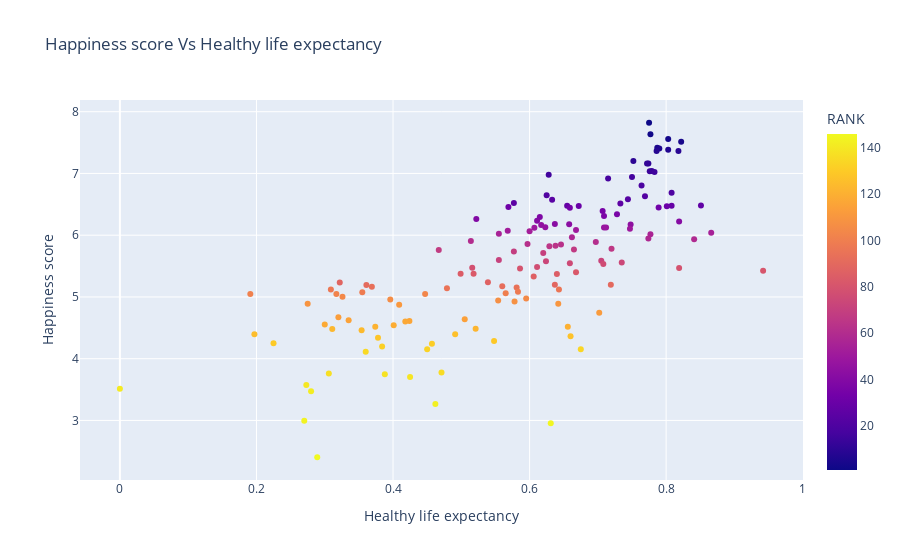

The notebook cell this image was saved under:
### Code cell
plt.figure(figsize=(9,9))
fig=px.scatter(df,x='Healthy life expectancy', y='Happiness score', 
               hover_data=['Country'],color='RANK',
               title='Happiness score Vs Healthy life expectancy')
fig.show()

### Figure 1 — Plotly figure (JSON) as saved in the notebook; plotly's stock layout.template omitted (floating-point values rounded to 4 significant figures; data arrays with more than 128 entries replaced by an {"elided": "..."} marker saying what was removed)
{"data": [{"customdata": {"elided": "146x1 str values"}, "hovertemplate": "Healthy life expectancy=%{x}<br>Happiness score=%{y}<br>Country=%{customdata[0]}<br>RANK=%{marker.color}<extra></extra>", "legendgroup": "", "marker": {"color": {"elided": "146 int values"}, "coloraxis": "coloraxis", "symbol": "circle"}, "mode": "markers", "name": "", "orientation": "v", "showlegend": false, "type": "scatter", "x": {"elided": "146 float values"}, "xaxis": "x", "y": {"elided": "146 float values"}, "yaxis": "y"}], "layout": {"coloraxis": {"colorbar": {"title": {"text": "RANK"}}, "colorscale": [[0, "#0d0887"], [0.1111, "#46039f"], [0.2222, "#7201a8"], [0.3333, "#9c179e"], [0.4444, "#bd3786"], [0.5556, "#d8576b"], [0.6667, "#ed7953"], [0.7778, "#fb9f3a"], [0.8889, "#fdca26"], [1, "#f0f921"]]}, "legend": {"tracegroupgap": 0}, "title": {"text": "Happiness score Vs Healthy life expectancy"}, "xaxis": {"anchor": "y", "domain": [0, 1], "title": {"text": "Healthy life expectancy"}}, "yaxis": {"anchor": "x", "domain": [0, 1], "title": {"text": "Happiness score"}}}}
